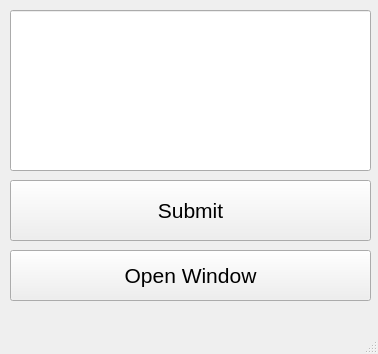
<?xml version="1.0" encoding="UTF-8"?>
<ui version="4.0">
 <class>MainWindow</class>
 <widget class="QMainWindow" name="MainWindow">
  <property name="geometry">
   <rect>
    <x>0</x>
    <y>0</y>
    <width>378</width>
    <height>354</height>
   </rect>
  </property>
  <property name="windowTitle">
   <string>MainWindow</string>
  </property>
  <widget class="QWidget" name="centralwidget">
   <widget class="QPushButton" name="pushButton">
    <property name="geometry">
     <rect>
      <x>10</x>
      <y>180</y>
      <width>361</width>
      <height>61</height>
     </rect>
    </property>
    <property name="font">
     <font>
      <pointsize>16</pointsize>
     </font>
    </property>
    <property name="text">
     <string>Submit</string>
    </property>
   </widget>
   <widget class="QPushButton" name="pushButton_2">
    <property name="geometry">
     <rect>
      <x>10</x>
      <y>250</y>
      <width>361</width>
      <height>51</height>
     </rect>
    </property>
    <property name="font">
     <font>
      <pointsize>16</pointsize>
     </font>
    </property>
    <property name="text">
     <string>Open Window</string>
    </property>
   </widget>
   <widget class="QLineEdit" name="lineEdit">
    <property name="geometry">
     <rect>
      <x>10</x>
      <y>10</y>
      <width>361</width>
      <height>161</height>
     </rect>
    </property>
    <property name="font">
     <font>
      <pointsize>16</pointsize>
     </font>
    </property>
   </widget>
  </widget>
  <widget class="QMenuBar" name="menubar">
   <property name="geometry">
    <rect>
     <x>0</x>
     <y>0</y>
     <width>378</width>
     <height>21</height>
    </rect>
   </property>
  </widget>
  <widget class="QStatusBar" name="statusbar"/>
 </widget>
 <resources/>
 <connections/>
</ui>
